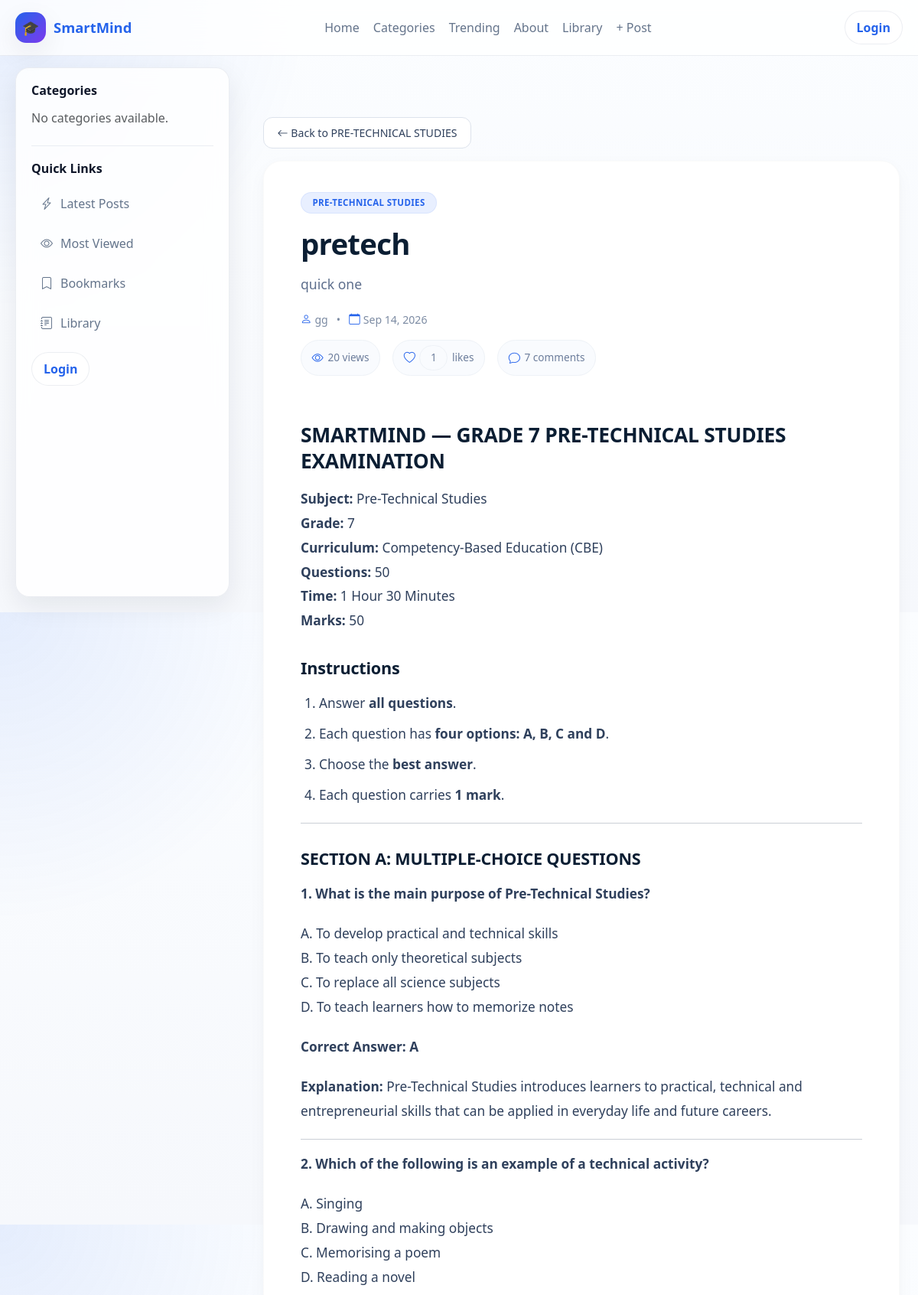
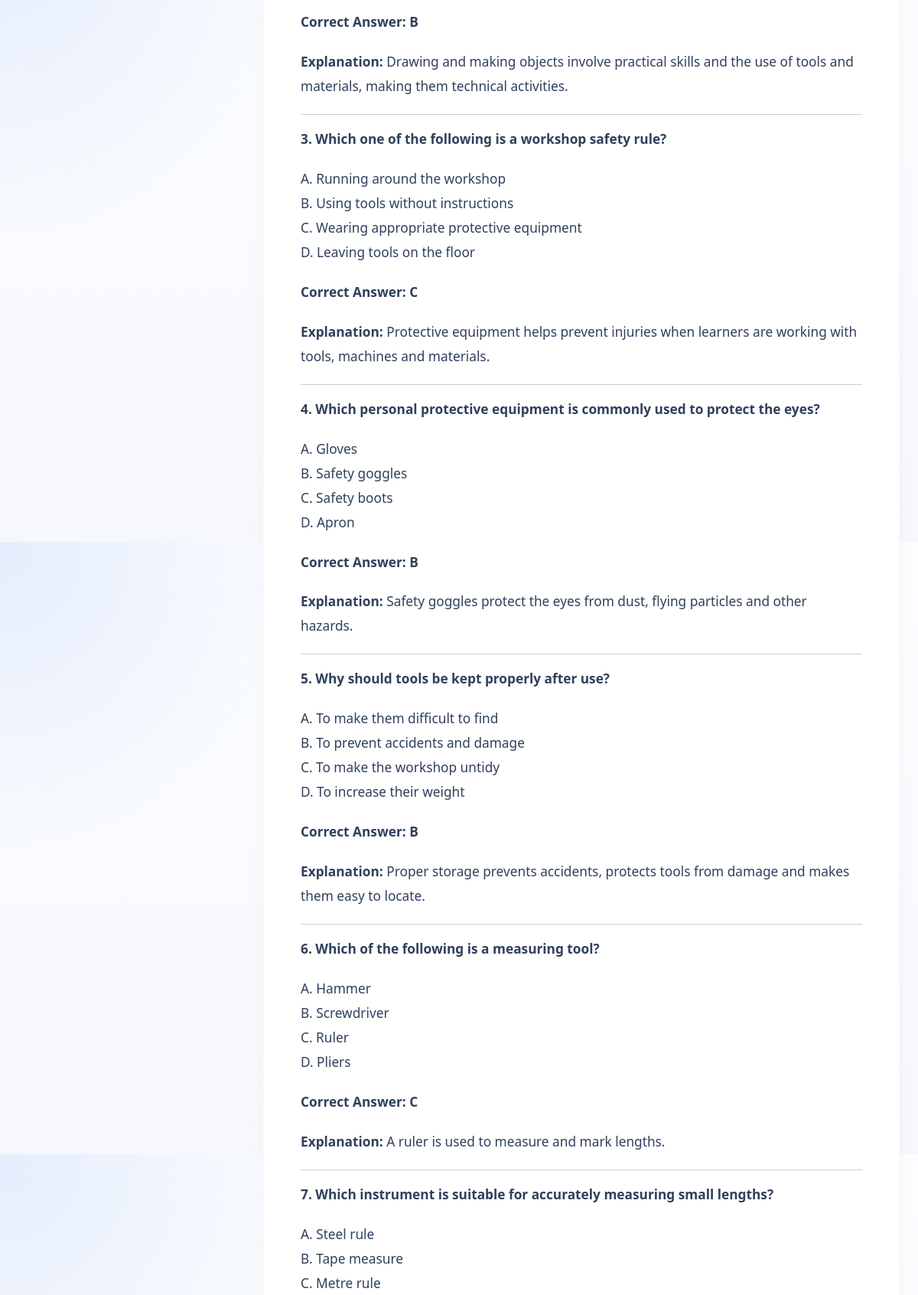
Screenshot of /posts/pretech-d65f4e/ (upper part) with the database file from the repository (2 pictures, top to bottom).
### blog/models.py (models this page shows, shortened)
class Post(models.Model):
    STATUS_CHOICES = [
        ("draft", "Draft"),
        ("published", "Published"),
    ]
    title = models.CharField(
        max_length=200
    )
    slug = models.SlugField(
        max_length=200,
        unique=True,
        blank=True
    )
    category = models.ForeignKey(
        Category,
        on_delete=models.CASCADE
    )
    tags = models.ManyToManyField(
        Tag,
        blank=True
    )
    excerpt = models.TextField(
        max_length=500
    )
    content = CKEditor5Field(
        "Content",
        config_name="default"
    )
    school = models.ForeignKey(
        "schools.School",
        on_delete=models.CASCADE,
        related_name="posts",
        null=True,
        blank=True
    )
    target_classes = models.ManyToManyField(
        "schools.SchoolClass",
        blank=True,
        related_name="posts"
    )
    author = models.ForeignKey(
        User,
        on_delete=models.CASCADE,
        related_name="posts"
    )
    approved = models.BooleanField(
        default=False
    )
    is_featured = models.BooleanField(
        default=False
    )
    video = models.FileField(
        upload_to="videos/",
        blank=True,
        null=True
    )
    youtube_url = models.URLField(
        blank=True,
        null=True
    )
    view_count = models.PositiveIntegerField(
        default=0
    )
    likes = models.ManyToManyField(
        User,
        related_name="liked_posts",
        blank=True
    )
    status = models.CharField(
        max_length=10,
        choices=STATUS_CHOICES,
        default="draft"
    )
    created_at = models.DateTimeField(
        auto_now_add=True
    )
    updated_at = models.DateTimeField(
        auto_now=True
    )
    visible_to_all = models.BooleanField(
        default=False
    )
    class Meta:
        ordering = ["-created_at"]
        indexes = [
            models.Index(
                fields=["school"]
            ),
            models.Index(
                fields=["status", "approved"]
            ),
        ]

class Category(models.Model):
    name = models.CharField(
        max_length=100,
        unique=True
    )
    slug = models.SlugField(
        max_length=110,
        unique=True,
        blank=True
    )
    class Meta:
        verbose_name_plural = "Categories"
        ordering = ["name"]

### accounts/models.py (models this page shows, shortened)
class User(AbstractUser):
    ROLE_CHOICES = [
        ("school_admin", "School Admin"),
        ("teacher", "Teacher"),
        ("student", "Student"),
        ("parent", "Parent"),
    ]
    role = models.CharField(
        max_length=20,
        choices=ROLE_CHOICES,
        default="student",
        db_index=True,
    )
    school = models.ForeignKey(
        "schools.School",
        on_delete=models.CASCADE,
        related_name="users",
        null=True,
        blank=True,
    )
    school_class = models.ForeignKey(
        "schools.SchoolClass",
        on_delete=models.SET_NULL,
        related_name="students",
        null=True,
        blank=True,
    )
    teacher_role = models.ForeignKey(
        "TeacherRole",
        on_delete=models.SET_NULL,
        null=True,
        blank=True,
        related_name="teachers",
    )
    admission_number = models.CharField(
        max_length=30,
        unique=True,
        blank=True,
        null=True,
        db_index=True,
    )
    employee_number = models.CharField(
        max_length=30,
        unique=True,
        blank=True,
        null=True,
        db_index=True,
    )
    tsc_number = models.CharField(
        max_length=30,
        blank=True,
        null=True,
    )
    phone_number = models.CharField(max_length=20, blank=True)
    profile_picture = models.ImageField(upload_to="profiles/", blank=True, null=True)
    date_of_birth = models.DateField(blank=True, null=True)
    is_verified = models.BooleanField(default=False)
    created_at = models.DateTimeField(default=timezone.now)
    updated_at = models.DateTimeField(auto_now=True)

### blog/views.py (the view)
def post_detail(request, slug):
    post = get_object_or_404(
        Post.objects
        .select_related(
            "author",
            "category",
            "school",
        )
        .prefetch_related(
            "tags",
            "images",
            "likes",
        ),
        slug=slug,
    )
    Post.objects.filter(
        pk=post.pk
    ).update(
        view_count=F("view_count") + 1
    )
    post.refresh_from_db()
    comments = list(
        Comment.objects
        .filter(post=post)
        .select_related("author")
        .prefetch_related("liked_by")
        .order_by("created_at")
    )
    if request.user.is_authenticated:
        user_id = request.user.pk
        for comment in comments:
            comment.likes_count = (
                comment.liked_by.count()
            )
            comment.liked_by_current_user = (
                comment.liked_by
                .filter(pk=user_id)
                .exists()
            )
    else:
        for comment in comments:
            comment.likes_count = (
                comment.liked_by.count()
            )
            comment.liked_by_current_user = False
    is_liked = (
        request.user.is_authenticated
        and post.likes.filter(
            pk=request.user.pk
        ).exists()
    )
    likes_count = post.likes.count()
    comments_count = len(comments)
    views_count = post.view_count
    can_edit = can_manage_post(
        request,
        post
    )
    can_delete = can_edit
    context = {
        "post": post,
        "comments": comments,
        "comments_count": comments_count,
        "likes_count": likes_count,
        "views_count": views_count,
        "is_liked": is_liked,
        "can_edit": can_edit,
        "can_delete": can_delete,
    }
    return render(request,"post_detail.html",context)

### blog/views.py (called while the page is built)
def get_user_role(request):
    return getattr(
        request.user,
        "role",
        None
    )

def can_manage_post(
    request,
    post
):
    user_role = get_user_role(request)
    return (
        request.user.is_authenticated
        and (
            request.user.is_superuser
            or user_role == "school_admin"
            or (
                user_role == "teacher"
                and post.author_id == request.user.pk
            )
        )
    )

### blog/templates/post_detail.html (shortened to what this page needs)
{% extends "base.html" %}
{% load static %}
{% block content %}
<div class="post-container">
    <div class="mb-3">
        <a href="{% url 'blog:category_post' post.category.slug %}"
           class="btn btn-outline-secondary">
            <i class="bi bi-arrow-left"></i>
            Back to {{ post.category.name }}
        </a>
    </div>
    <article class="post-card">
        <div class="post-header">
            {% if post.category %}
                <span class="badge bg-primary mb-3">
                    {{ post.category.name }}
                </span>
            {% endif %}
            <h1 class="post-title">
                {{ post.title }}
            </h1>
            {% if post.excerpt %}
                <p class="lead text-muted">
                    {{ post.excerpt }}
                </p>
            {% endif %}
            <div class="post-meta">
                <i class="bi bi-person"></i>
                {{ post.author.get_full_name|default:post.author.username }}
                &nbsp; • &nbsp;
                <i class="bi bi-calendar"></i>
                {{ post.created_at|date:"M d, Y" }}
            </div>
            <div class="stats mt-3">
                <span>
                    <i class="bi bi-eye"></i>
                    {{ views_count }} views
                </span>
                <span>
                    <i class="bi bi-heart"></i>
                    <span id="like-count">{{ likes_count }}</span>
                    likes
                </span>
                <span>
                    <i class="bi bi-chat"></i>
                    {{ comments_count }} comments
                </span>
            </div>
        </div>
        <div class="post-content">
            {{ post.content|safe }}
        </div>
    </article>
</div>
{% endblock %}

### blog/templates/base.html (style rules this page uses)
:root { --bg: #f6f8fc; --surface: rgba(255, 255, 255, 0.82); --surface-solid: #ffffff; --text: #0f172a; --muted: #64748b; --primary: #2563eb; --primary-2: #1d4ed8; --border: rgba(148, 163, 184, 0.18); --shadow: 0 12px 35px rgba(15, 23, 42, 0.08); --radius: 18px; }
* { box-sizing: border-box; }
html { scroll-behavior: smooth; }
body { margin: 0; font-family: system-ui, -apple-system, BlinkMacSystemFont, "Segoe UI", sans-serif; background: radial-gradient(circle at top left, rgba(37, 99, 235, 0.10), transparent 28%), linear-gradient(180deg, #fbfdff 0%, var(--bg) 100%); color: var(--text); overflow-x: hidden; }
a { text-decoration: none; }

### blog/templates/post_detail.html (style rules this page uses)
.post-container { width: 100%; max-width: 1280px; margin: 40px auto; padding: 0 24px; }
.post-card { background: #ffffff; border-radius: 24px; overflow: hidden; box-shadow: 0 8px 24px rgba(0, 0, 0, 0.03), 0 2px 6px rgba(0, 0, 0, 0.02); border: 1px solid rgba(0, 0, 0, 0.02); }
.post-container > .mb-3 .btn-outline-secondary { border: 1px solid #dde3ec; border-radius: 12px; color: #2f405c; font-weight: 500; font-size: 0.88rem; padding: 0.55rem 1.1rem; background: #ffffff; transition: all 0.15s ease; }
.post-header { padding: 2.5rem 3rem 1.75rem; }
.post-title { font-weight: 700; font-size: 2.4rem; letter-spacing: -0.02em; line-height: 1.2; margin-bottom: 1rem; color: #0b1e33; }
.post-header .badge.bg-primary { background: #e8efff !important; color: #2563eb !important; font-weight: 600; font-size: 0.72rem; padding: 0.45rem 0.9rem; border-radius: 30px; letter-spacing: 0.03em; text-transform: uppercase; border: 1px solid rgba(37, 99, 235, 0.08); }
.post-header .lead { font-size: 1.1rem; line-height: 1.7; color: #5e6f8d !important; font-weight: 400; margin-bottom: 1.25rem; }
.post-meta { color: #7c8ba3; font-size: 0.88rem; font-weight: 500; display: flex; align-items: center; flex-wrap: wrap; gap: 0.25rem; }
.post-meta i { color: #2563eb; font-size: 0.9rem; }
.stats { display: flex; gap: 1rem; flex-wrap: wrap; color: #6d7e9c; font-size: 0.85rem; font-weight: 500; }
.stats span { display: inline-flex; align-items: center; gap: 0.35rem; padding: 0.35rem 0.85rem; background: #f9fbfe; border-radius: 30px; border: 1px solid #eef2f7; transition: all 0.15s ease; }
.stats i { color: #2563eb; font-size: 0.95rem; }
.post-content { padding: 0 3rem 2.5rem; line-height: 1.85; font-size: 1.08rem; color: #2f405c; }
.post-content p { margin-bottom: 1.25rem; }
.post-content h1, .post-content h2, .post-content h3, .post-content h4, .post-content h5, .post-content h6 { font-weight: 700; color: #0b1e33; letter-spacing: -0.01em; margin-top: 2rem; margin-bottom: 1rem; line-height: 1.3; }
.post-content h2 { font-size: 1.65rem; }
.post-content h3 { font-size: 1.35rem; }
.post-content ul, .post-content ol { padding-left: 1.5rem; margin-bottom: 1.25rem; }
.post-content li { margin-bottom: 0.5rem; }

### rows the page displays
Post: category.name "PRE-TECHNICAL STUDIES", title "pretech", excerpt "quick one", author.get_full_name "gg", created_at "Sep 14, 2026", content "SMARTMIND — GRADE 7 PRE-TECHNICAL STUDIES EXAMINATION Subject: Pre-Technical Studies Grade: 7 Curriculum: Competency-Based Education (CBE) Questions: 50 Time: 1 Hour 30 Minutes Marks: 50 Instructions Answer all questions . Each question has four options: A, B, C and D . Choose the best answer . Each question carries 1 mark . SECTION A: MULTIPLE-CHOICE QUESTIONS 1. What is the main purpose of Pre-Technical Studies? A. To develop practical and technical skills B. To teach only theoretical subjects C. To replace all science subjects D. To teach learners how to memorize notes Correct Answer: A Explanation: Pre-Technical Studies introduces learners to practical, technical and entrepreneurial…"

### other values shown
{{ views_count }} "20"
{{ likes_count }} "1"
{{ comments_count }} "7"
